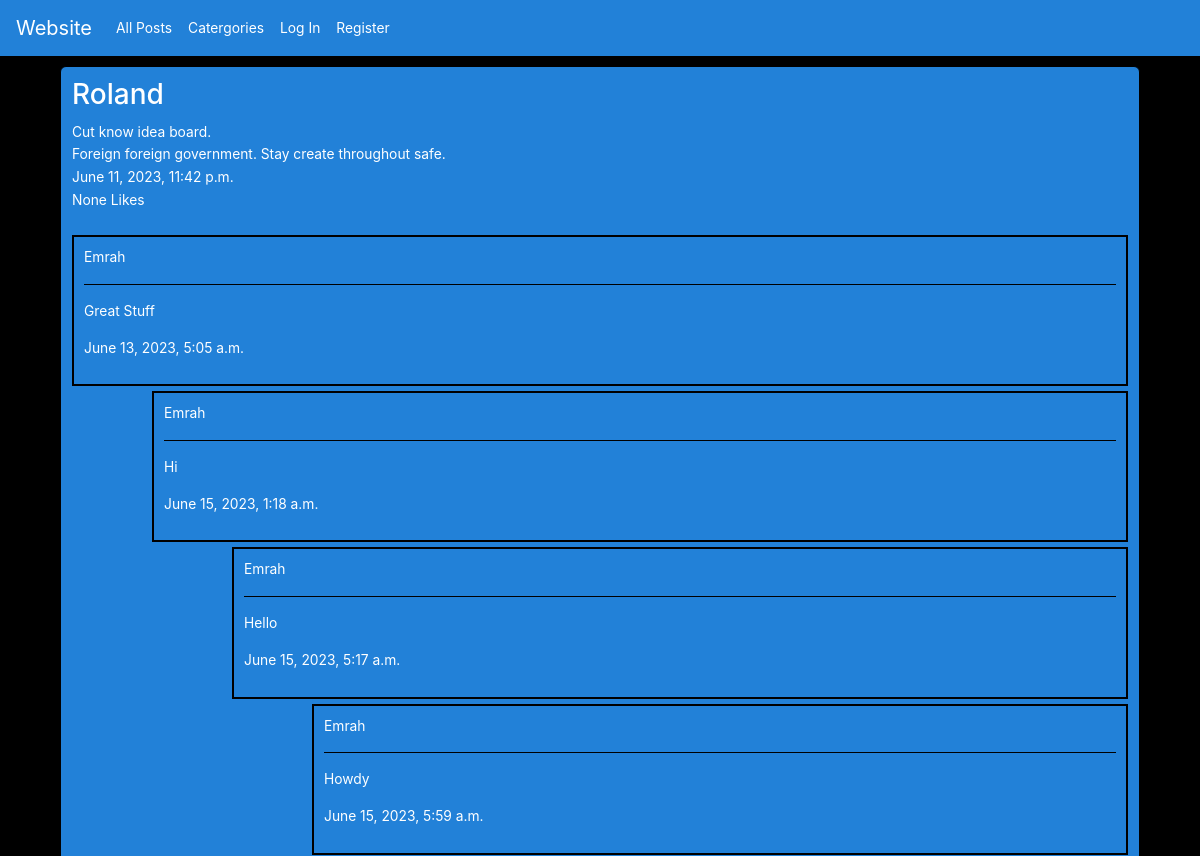
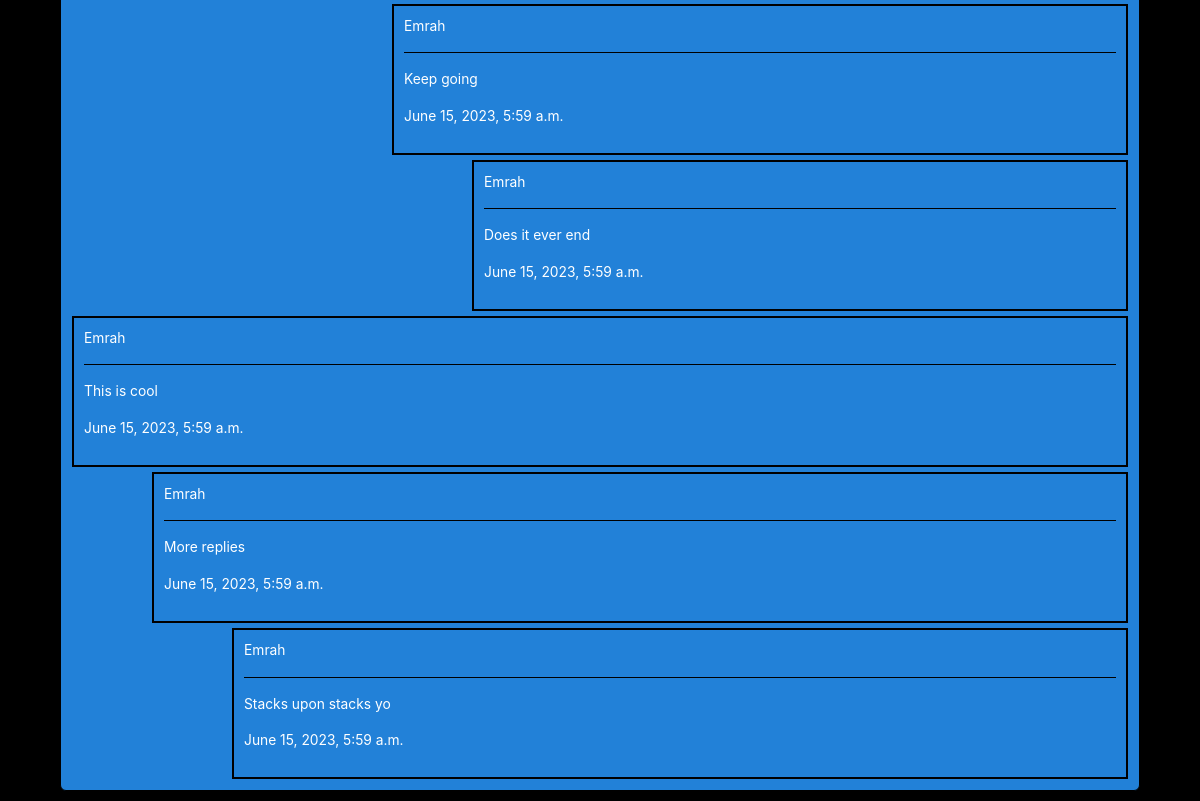
/post/182, run on an earlier commit of the app's database (2 pictures, top to bottom).
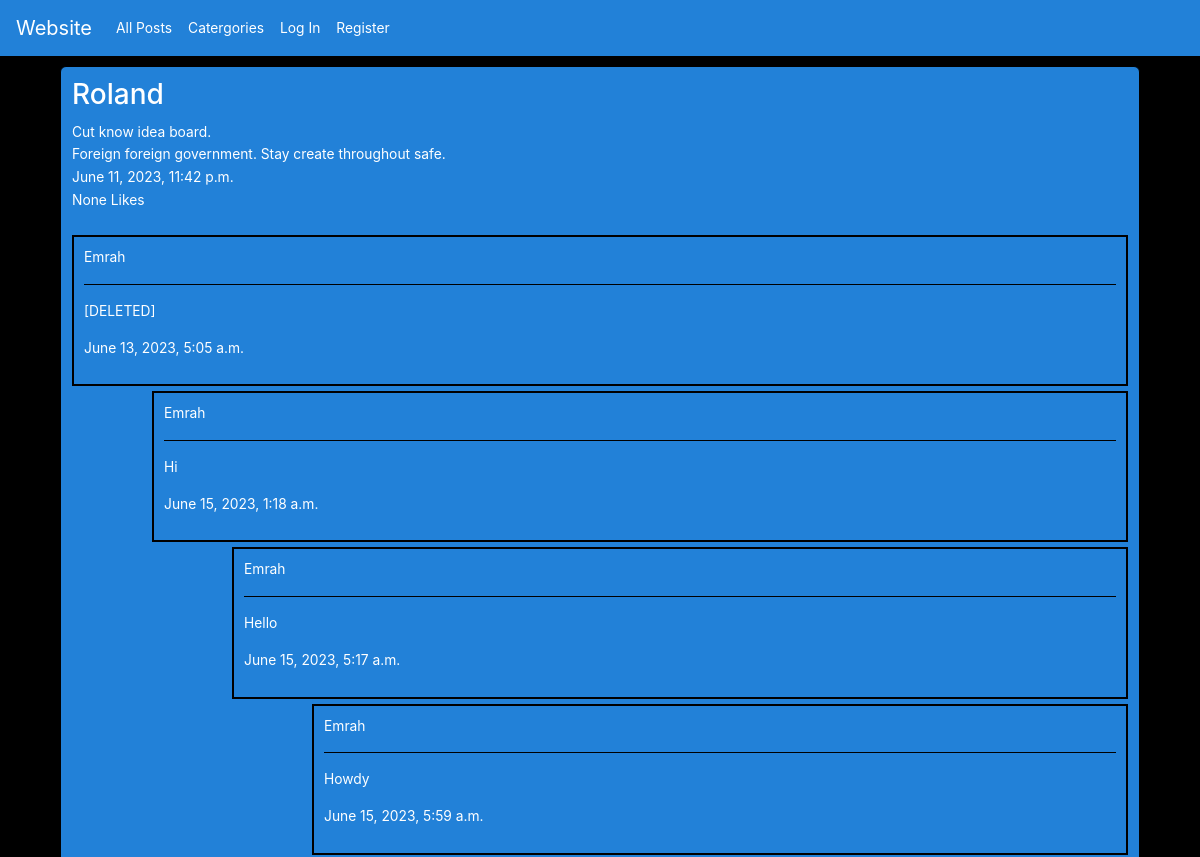
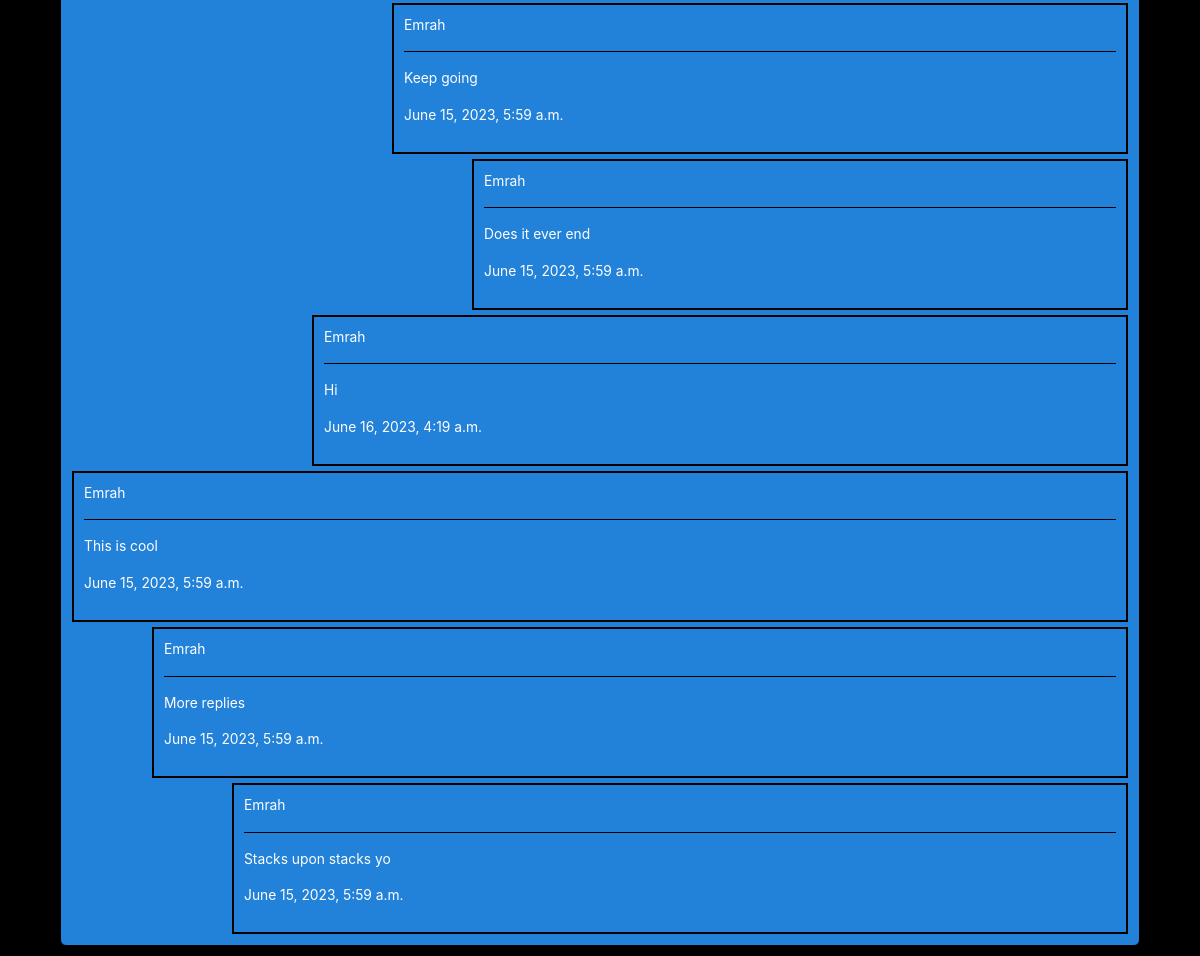
And on a later commit of the database (2 pictures, top to bottom).
### network/models.py (models this page shows)
class Comment(models.Model):
    comment = models.AutoField(primary_key=True)
    text = models.CharField(max_length=250, blank=False, null=False)
    parent_node = models.ForeignKey('self', blank=True, null=True, on_delete=models.PROTECT, default=None, related_name='replies')
    post = models.ForeignKey('Post', on_delete=models.CASCADE, related_name="comment_post")
    user = models.ForeignKey('User', on_delete=models.CASCADE, related_name="comment_poster")
    upload_time = models.DateTimeField(default=timezone.now)

class User(AbstractUser):
    id = models.AutoField(primary_key=True)
    username = models.CharField(unique=True, max_length=26)
    avatar = models.ImageField(upload_to='network/images/', default='network/images/default.jpeg', unique=False)
    datetime_joined = models.DateTimeField(default=timezone.now)

### network/views.py (the view)
# urls.py: path("post/<int:post_id>", views.post, name="post"),
def post(request, post_id):
    if request.method == "POST":
        text = request.POST.get('comment_text')
        user = request.user
        post = Post.objects.get(pk=post_id)
        new_comment = Comment.objects.create(user=user, post=post, text=text)
        new_comment.save()
        return HttpResponseRedirect(reverse('post', args=(post_id, )))
    else:
        post = Post.objects.filter(pk=post_id).values('post', 'title', 'text','user', 'user__username', 'likes', 'comments', 'upload_time')
        comment_post = Post.objects.get(pk=post_id)
        comments = Comment.objects.filter(post=comment_post, parent_node=None).order_by('upload_time')
        level = 40
        post = {
            'id': post[0]['post'],
            'title': post[0]['title'],
            'text': post[0]['text'],
            'user': post[0]['user'],
            'username': post[0]['user__username'],
            'likes': post[0]['likes'],
            'comments': post[0]['comments'],
            'upload_time': post[0]['upload_time'],
        }
        return render(request, "network/post.html", {
            'post': post,
            'comments': comments,
            'level': level
        })

### network/templates/network/post.html (shortened to what this page needs)
{% extends 'network/layout.html' %}
{% block body %}
    <div id="post_page_{{ post.id }}" data-postid="{{ post.id }}" class="post_page">
        <table>
            <tr>
                <td>
                    <h3 id="user_page_route" data-username="{{ post.username }}">{{ post.username }}</h3>
                </td>
            </tr>
            <tr>
                <td id="pp_title">
                    {{ post.title }}
                </td>
            </tr>
            <tr>
                <td id="pp_text">
                    {{ post.text }}
                </td>
            </tr>
            <tr>
                <td id="pp_ut">
                    {{ post.upload_time }}
                </td>
            </tr>
            <tr>
                <td>
                    {% if user.is_authenticated %}
                        {% if post.likes != None %}
                        <button id="like_button" data-postid="{{ post.id }}"><i class="fa fa-solid fa-heart" style="color: #ff0000;"></i>&nbsp <span id="like_count">{{ post.likes }}</span></button>
                        {% else %}
                        <button id="like_button" data-postid="{{ post.id }}"><i class="fa fa-solid fa-heart" style="color: #ff0000;"></i>&nbsp <span id="like_count">0</span></button>
                        {% endif %}
                        {% if user.id == post.user %}
                        <button id="pp_edit_button" data-id="{{ post.id }}">Edit</button>
                        {% endif %}
                    {% else %}
                        <p>{{ post.likes }} Likes</p>
                    {% endif %}
                </td>
            </tr>
            <tr>
                <td>
                </td>
            </tr>
            <tr>
                <td>
                    {% if comments == 0 %}
                    <p>No Comments</p>
                    {% else %}
                    {% for comment in comments %}
                    <div id="comment{{ comment.comment }}" class="post_comments">
                        <p id="user_page_route" data-username="{{ comment.user }}">{{ comment.user }}</p>
                        <hr>
                        <p>{{ comment.text }}</p>
                        <p>{{ comment.upload_time }}</p>
                    </div>
                        {% with comment.replies.all as replies %}
                            {% with level=level|add:40 %}
                                {% include 'network/reply.html' with level=level replies=replies %}
                            {% endwith %}
                        {% endwith %}
                    {% endfor %}
                    {% endif %}
                </td>
            </tr>
        </table>
    </div>
{% endblock %}

### network/templates/network/reply.html (shortened to what this page needs)
{% for reply in replies %}
    <div id="reply{{ reply.comment }}" class="post_comments" style='margin-left: {{ level }}px;'>
        <p id="user_page_route" data-username="{{ reply.user }}">{{ reply.user }}</p>
        <hr>
        <p>{{ reply.text }}</p>
        <p>{{ reply.upload_time }}</p>
    </div>
        {% with reply.replies.all as nested_replies %}
            {% with level=level|add:80 %}
                {% include 'network/reply.html' with replies=nested_replies level=level %}
            {% endwith %}
        {% endwith %}
{% endfor %}

What changed in the data, as far as the page shows it:
changed Comment: text "Great Stuff" → "[DELETED]"
added Comment: user "Emrah", text "Hi", upload_time "June 16, 2023, 4:19 a.m."
